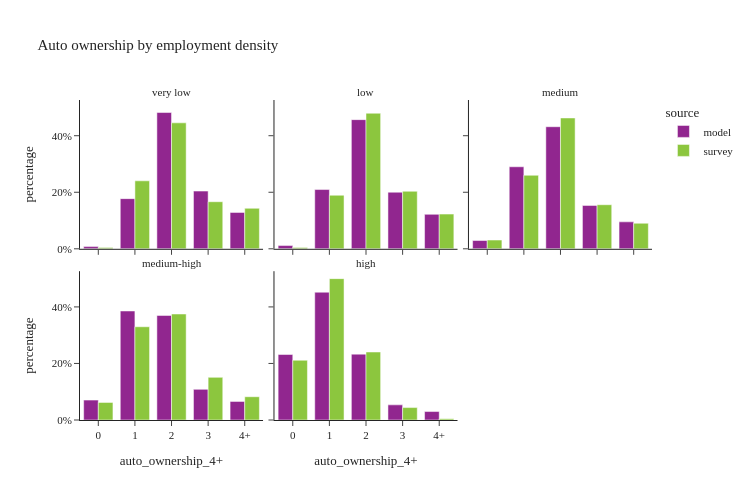

This figure's notebook cell:
### Code cell
util.plot_share_facetbar(hh_data.dropna(subset=['log_emptot_1_group']), 'hh_weight', share_col="auto_ownership_4+", title="Auto ownership by employment density", 
                            facet_col="log_emptot_1_group", facet_col_wrap=3, height=500, orientation='v')

### Figure 1 — Plotly figure (JSON) as saved in the notebook; plotly's stock layout.template omitted (floating-point values rounded to 4 significant figures)
{"data": [{"alignmentgroup": "True", "customdata": [[1685], [38495], [104587], [44289], [27923]], "hovertemplate": "source=model<br>log_emptot_1_group=very low<br>auto_ownership_4+=%{x}<br>percentage=%{y}<br>sample_size=%{customdata[0]}<extra></extra>", "legendgroup": "model", "marker": {"color": "#91268F", "pattern": {"shape": ""}}, "name": "model", "offsetgroup": "model", "orientation": "v", "showlegend": true, "textposition": "auto", "type": "bar", "x": ["0", "1", "2", "3", "4+"], "xaxis": "x4", "y": [0.007766, 0.1774, 0.482, 0.2041, 0.1287], "yaxis": "y4"}, {"alignmentgroup": "True", "customdata": [[2492], [45466], [99093], [43413], [26444]], "hovertemplate": "source=model<br>log_emptot_1_group=low<br>auto_ownership_4+=%{x}<br>percentage=%{y}<br>sample_size=%{customdata[0]}<extra></extra>", "legendgroup": "model", "marker": {"color": "#91268F", "pattern": {"shape": ""}}, "name": "model", "offsetgroup": "model", "orientation": "v", "showlegend": false, "textposition": "auto", "type": "bar", "x": ["0", "1", "2", "3", "4+"], "xaxis": "x5", "y": [0.01149, 0.2096, 0.4568, 0.2001, 0.1219], "yaxis": "y5"}, {"alignmentgroup": "True", "customdata": [[12703], [125909], [187382], [66622], [41366]], "hovertemplate": "source=model<br>log_emptot_1_group=medium<br>auto_ownership_4+=%{x}<br>percentage=%{y}<br>sample_size=%{customdata[0]}<extra></extra>", "legendgroup": "model", "marker": {"color": "#91268F", "pattern": {"shape": ""}}, "name": "model", "offsetgroup": "model", "orientation": "v", "showlegend": false, "textposition": "auto", "type": "bar", "x": ["0", "1", "2", "3", "4+"], "xaxis": "x6", "y": [0.02927, 0.2901, 0.4318, 0.1535, 0.09532], "yaxis": "y6"}, {"alignmentgroup": "True", "customdata": [[30555], [167343], [160510], [47038], [28571]], "hovertemplate": "source=model<br>log_emptot_1_group=medium-high<br>auto_ownership_4+=%{x}<br>percentage=%{y}<br>sample_size=%{customdata[0]}<extra></extra>", "legendgroup": "model", "marker": {"color": "#91268F", "pattern": {"shape": ""}}, "name": "model", "offsetgroup": "model", "orientation": "v", "showlegend": false, "textposition": "auto", "type": "bar", "x": ["0", "1", "2", "3", "4+"], "xaxis": "x", "y": [0.0704, 0.3856, 0.3698, 0.1084, 0.06583], "yaxis": "y"}, {"alignmentgroup": "True", "customdata": [[100549], [196140], [101086], [23218], [12983]], "hovertemplate": "source=model<br>log_emptot_1_group=high<br>auto_ownership_4+=%{x}<br>percentage=%{y}<br>sample_size=%{customdata[0]}<extra></extra>", "legendgroup": "model", "marker": {"color": "#91268F", "pattern": {"shape": ""}}, "name": "model", "offsetgroup": "model", "orientation": "v", "showlegend": false, "textposition": "auto", "type": "bar", "x": ["0", "1", "2", "3", "4+"], "xaxis": "x2", "y": [0.2317, 0.452, 0.2329, 0.0535, 0.02992], "yaxis": "y2"}, {"alignmentgroup": "True", "customdata": [[4], [92], [152], [47], [23]], "hovertemplate": "source=survey<br>log_emptot_1_group=very low<br>auto_ownership_4+=%{x}<br>percentage=%{y}<br>sample_size=%{customdata[0]}<extra></extra>", "legendgroup": "survey", "marker": {"color": "#8CC63E", "pattern": {"shape": ""}}, "name": "survey", "offsetgroup": "survey", "orientation": "v", "showlegend": true, "textposition": "auto", "type": "bar", "x": ["0", "1", "2", "3", "4+"], "xaxis": "x4", "y": [0.004269, 0.2405, 0.4455, 0.1665, 0.1432], "yaxis": "y4"}, {"alignmentgroup": "True", "customdata": [[3], [71], [135], [52], [22]], "hovertemplate": "source=survey<br>log_emptot_1_group=low<br>auto_ownership_4+=%{x}<br>percentage=%{y}<br>sample_size=%{customdata[0]}<extra></extra>", "legendgroup": "survey", "marker": {"color": "#8CC63E", "pattern": {"shape": ""}}, "name": "survey", "offsetgroup": "survey", "orientation": "v", "showlegend": false, "textposition": "auto", "type": "bar", "x": ["0", "1", "2", "3", "4+"], "xaxis": "x5", "y": [0.00485, 0.1894, 0.4795, 0.2035, 0.1228], "yaxis": "y5"}, {"alignmentgroup": "True", "customdata": [[15], [197], [250], [78], [35]], "hovertemplate": "source=survey<br>log_emptot_1_group=medium<br>auto_ownership_4+=%{x}<br>percentage=%{y}<br>sample_size=%{customdata[0]}<extra></extra>", "legendgroup": "survey", "marker": {"color": "#8CC63E", "pattern": {"shape": ""}}, "name": "survey", "offsetgroup": "survey", "orientation": "v", "showlegend": false, "textposition": "auto", "type": "bar", "x": ["0", "1", "2", "3", "4+"], "xaxis": "x6", "y": [0.03095, 0.26, 0.4628, 0.1559, 0.09038], "yaxis": "y6"}, {"alignmentgroup": "True", "customdata": [[82], [423], [288], [69], [28]], "hovertemplate": "source=survey<br>log_emptot_1_group=medium-high<br>auto_ownership_4+=%{x}<br>percentage=%{y}<br>sample_size=%{customdata[0]}<extra></extra>", "legendgroup": "survey", "marker": {"color": "#8CC63E", "pattern": {"shape": ""}}, "name": "survey", "offsetgroup": "survey", "orientation": "v", "showlegend": false, "textposition": "auto", "type": "bar", "x": ["0", "1", "2", "3", "4+"], "xaxis": "x", "y": [0.06228, 0.3298, 0.3749, 0.1508, 0.08231], "yaxis": "y"}, {"alignmentgroup": "True", "customdata": [[532], [894], [256], [35], [19]], "hovertemplate": "source=survey<br>log_emptot_1_group=high<br>auto_ownership_4+=%{x}<br>percentage=%{y}<br>sample_size=%{customdata[0]}<extra></extra>", "legendgroup": "survey", "marker": {"color": "#8CC63E", "pattern": {"shape": ""}}, "name": "survey", "offsetgroup": "survey", "orientation": "v", "showlegend": false, "textposition": "auto", "type": "bar", "x": ["0", "1", "2", "3", "4+"], "xaxis": "x2", "y": [0.2114, 0.5, 0.2405, 0.04395, 0.004231], "yaxis": "y2"}], "layout": {"annotations": [{"font": {}, "showarrow": false, "text": "medium-high", "x": 0.16, "xanchor": "center", "xref": "paper", "y": 0.465, "yanchor": "bottom", "yref": "paper"}, {"font": {}, "showarrow": false, "text": "high", "x": 0.5, "xanchor": "center", "xref": "paper", "y": 0.465, "yanchor": "bottom", "yref": "paper"}, {"font": {}, "showarrow": false, "text": "very low", "x": 0.16, "xanchor": "center", "xref": "paper", "y": 1.0, "yanchor": "bottom", "yref": "paper"}, {"font": {}, "showarrow": false, "text": "low", "x": 0.5, "xanchor": "center", "xref": "paper", "y": 1.0, "yanchor": "bottom", "yref": "paper"}, {"font": {}, "showarrow": false, "text": "medium", "x": 0.84, "xanchor": "center", "xref": "paper", "y": 1.0, "yanchor": "bottom", "yref": "paper"}], "barmode": "group", "height": 500, "legend": {"title": {"text": "source"}, "tracegroupgap": 0}, "title": {"text": "Auto ownership by employment density"}, "width": 750, "xaxis": {"anchor": "y", "domain": [0.0, 0.32], "title": {"text": "auto_ownership_4+"}}, "xaxis2": {"anchor": "y2", "domain": [0.34, 0.66], "matches": "x", "title": {"text": "auto_ownership_4+"}}, "xaxis3": {"anchor": "y3", "domain": [0.68, 1.0], "matches": "x", "title": {"text": "auto_ownership_4+"}}, "xaxis4": {"anchor": "y4", "domain": [0.0, 0.32], "matches": "x", "showticklabels": false}, "xaxis5": {"anchor": "y5", "domain": [0.34, 0.66], "matches": "x", "showticklabels": false}, "xaxis6": {"anchor": "y6", "domain": [0.68, 1.0], "matches": "x", "showticklabels": false}, "yaxis": {"anchor": "x", "domain": [0.0, 0.465], "tickformat": ".0%", "title": {"text": "percentage"}}, "yaxis2": {"anchor": "x2", "domain": [0.0, 0.465], "matches": "y", "showticklabels": false, "tickformat": ".0%"}, "yaxis3": {"anchor": "x3", "domain": [0.0, 0.465], "matches": "y", "showticklabels": false, "tickformat": ".0%"}, "yaxis4": {"anchor": "x4", "domain": [0.535, 1.0], "matches": "y", "tickformat": ".0%", "title": {"text": "percentage"}}, "yaxis5": {"anchor": "x5", "domain": [0.535, 1.0], "matches": "y", "showticklabels": false, "tickformat": ".0%"}, "yaxis6": {"anchor": "x6", "domain": [0.535, 1.0], "matches": "y", "showticklabels": false, "tickformat": ".0%"}}}
